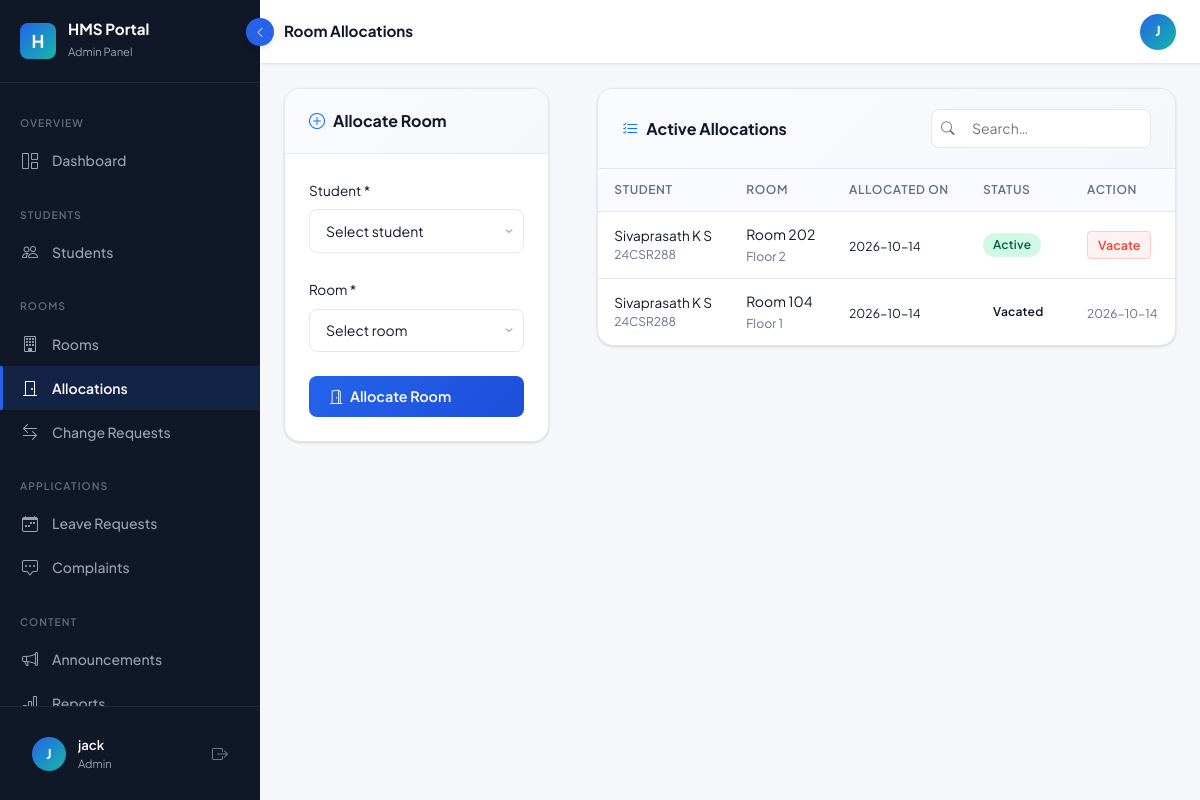
Page /admin/allocations (signed in) on the committed database.
### tables this page shows
CREATE TABLE Allocations (
    allocation_id   INTEGER PRIMARY KEY AUTOINCREMENT,
    student_id      INTEGER NOT NULL REFERENCES Students(student_id) ON DELETE CASCADE,
    room_id         INTEGER NOT NULL REFERENCES Rooms(room_id) ON DELETE CASCADE,
    allocation_date TEXT NOT NULL,
    vacate_date     TEXT,
    status          TEXT NOT NULL DEFAULT 'Active' CHECK(status IN ('Active','Vacated')),
    created_at      TEXT NOT NULL DEFAULT (datetime('now'))
);

CREATE TABLE Users (
    user_id       INTEGER PRIMARY KEY AUTOINCREMENT,
    email         TEXT NOT NULL UNIQUE,
    password_hash TEXT NOT NULL,
    role          TEXT NOT NULL DEFAULT 'student' CHECK(role IN ('admin','student')),
    full_name     TEXT NOT NULL,
    phone         TEXT,
    is_active     INTEGER NOT NULL DEFAULT 1,
    created_at    TEXT NOT NULL DEFAULT (datetime('now')),
    updated_at    TEXT NOT NULL DEFAULT (datetime('now'))
);

CREATE TABLE Students (
    student_id          INTEGER PRIMARY KEY AUTOINCREMENT,
    user_id             INTEGER NOT NULL UNIQUE REFERENCES Users(user_id) ON DELETE CASCADE,
    registration_number TEXT NOT NULL UNIQUE,
    department          TEXT,
    academic_year       TEXT,
    guardian_name       TEXT,
    guardian_phone      TEXT,
    address             TEXT,
    account_status      TEXT NOT NULL DEFAULT 'active' CHECK(account_status IN ('active','inactive','suspended')),
    joined_date         TEXT,
    created_at          TEXT NOT NULL DEFAULT (datetime('now'))
);

CREATE TABLE Rooms (
    room_id        INTEGER PRIMARY KEY AUTOINCREMENT,
    room_number    TEXT NOT NULL UNIQUE,
    floor          INTEGER NOT NULL DEFAULT 1,
    room_type      TEXT NOT NULL DEFAULT 'Single' CHECK(room_type IN ('Single','Double','Triple','Dormitory')),
    capacity       INTEGER NOT NULL DEFAULT 1,
    occupied_count INTEGER NOT NULL DEFAULT 0,
    status         TEXT NOT NULL DEFAULT 'Available' CHECK(status IN ('Available','Full','Maintenance','Closed')),
    created_at     TEXT NOT NULL DEFAULT (datetime('now')),
    updated_at     TEXT NOT NULL DEFAULT (datetime('now'))
);

### routes/admin_routes.py (the view)
@admin_bp.route('/allocations')
@admin_required
def allocations():
    all_allocs   = room_service.get_all_allocations()
    all_students = student_service.get_all_students()
    all_rooms    = room_service.get_all_rooms()
    return render_template('admin/allocations.html',
        allocations=all_allocs, students=all_students, rooms=all_rooms)

### models/db.py (called while the page is built, shortened)
def get_db_path():
    if os.environ.get('DATABASE_FILE'):
        return os.environ['DATABASE_FILE']

def get_db():
    if 'db' not in g:
        db_path = get_db_path()
        g.db = sqlite3.connect(
            db_path,
            detect_types=sqlite3.PARSE_DECLTYPES | sqlite3.PARSE_COLNAMES
        )
        g.db.row_factory = sqlite3.Row   # rows behave like dicts
        g.db.execute("PRAGMA foreign_keys = ON")
        try:
            g.db.execute("PRAGMA journal_mode = WAL")
        except sqlite3.OperationalError:
            g.db.execute("PRAGMA journal_mode = DELETE")
    return g.db

def _wrap_row(d):
    for k, v in d.items():
        if isinstance(v, str) and (k in DATE_KEYS or k.endswith('_date') or k.endswith('_at')):
            d[k] = DateString(v)
    return d

def fetchall(sql, params=()):
    cur = get_db().execute(sql, params)
    rows = cur.fetchall()
    return [_wrap_row(dict(r)) for r in rows]

### services/room_service.py (called while the page is built)
def get_all_rooms():
    return db.fetchall(
        "SELECT * FROM Rooms ORDER BY floor, room_number"
    )

def get_all_allocations():
    return db.fetchall(
        """SELECT a.*, s.registration_number, u.full_name,
                  r.room_number, r.floor, r.room_type
           FROM Allocations a
           JOIN Students s ON a.student_id = s.student_id
           JOIN Users u    ON s.user_id    = u.user_id
           JOIN Rooms r    ON a.room_id    = r.room_id
           ORDER BY a.created_at DESC"""
    )

### services/student_service.py (called while the page is built)
def get_all_students():
    return db.fetchall(
        """SELECT s.*, u.email, u.full_name, u.phone
           FROM Students s
           JOIN Users u ON s.user_id = u.user_id
           ORDER BY u.full_name"""
    )

### templates/admin/allocations.html (shortened to what this page needs)
{% extends "layouts/dashboard.html" %}
{% block page_title %}Room Allocations{% endblock %}
{% block sidebar_role %}Admin Panel{% endblock %}
{% block sidebar_nav %}{% include 'admin/_nav.html' %}{% endblock %}
{% block content %}
<div class="row g-5">
  <div class="col-lg-4">
    <div class="hms-card animate-fade-in-up">
      <div class="hms-card-header">
        <span class="hms-card-title"><i class="bi bi-plus-circle text-primary"></i> Allocate Room</span>
      </div>
      <div class="hms-card-body">
        <form method="POST" action="{{ url_for('admin.allocate_room') }}" novalidate>
          <div class="row g-4">
            <div class="col-12">
              <label class="form-label fw-600" style="font-size:0.85rem;">Student *</label>
              <select name="student_id" class="hms-input filter-select" required style="padding:0.65rem 1rem;">
                <option value="" disabled selected>Select student</option>
              </select>
            </div>
            <div class="col-12">
              <label class="form-label fw-600" style="font-size:0.85rem;">Room *</label>
              <select name="room_id" class="hms-input filter-select" required style="padding:0.65rem 1rem;">
                <option value="" disabled selected>Select room</option>
              </select>
            </div>
            <div class="col-12">
              <button type="submit" class="btn-hms-primary w-100" data-loading>
                <span class="btn-text"><i class="bi bi-door-open me-1"></i> Allocate Room</span>
              </button>
            </div>
          </div>
        </form>
      </div>
    </div>
  </div>
  <div class="col-lg-8">
    <div class="hms-card animate-fade-in-up stagger-2">
      <div class="hms-card-header">
        <span class="hms-card-title"><i class="bi bi-list-check text-primary"></i> Active Allocations</span>
        <div class="hms-search" style="width:220px;">
          <input type="text" class="hms-search-input" data-search-table="allocTable" placeholder="Search…" style="width:100%;"/>
        </div>
      </div>
      <div class="table-responsive-hms">
        {% set active = allocations | selectattr('status','equalto','Active') | list %}
        {% if active %}
        <table class="hms-table" id="allocTable">
          <thead>
            <tr><th>Student</th><th>Room</th><th>Allocated On</th><th>Status</th><th>Action</th></tr>
          </thead>
          <tbody>
          {% for a in allocations %}
          <tr>
            <td>
              <div class="fw-600" style="font-size:0.85rem;">{{ a.full_name }}</div>
              <div style="font-size:0.75rem;color:var(--hms-text-muted);">{{ a.registration_number }}</div>
            </td>
            <td class="fw-600">Room {{ a.room_number }}<br><small style="color:var(--hms-text-muted);font-weight:400;">Floor {{ a.floor }}</small></td>
            <td><small>{{ a.allocation_date }}</small></td>
            <td><span class="badge-hms badge-{{ a.status.lower() }}">{{ a.status }}</span></td>
            <td>
              {% if a.status == 'Active' %}
              <form method="POST" action="{{ url_for('admin.vacate_room', allocation_id=a.allocation_id) }}" style="display:inline;">
                <button type="submit" class="btn-danger-sm"
                        data-confirm="Vacate room for {{ a.full_name }}?">
                  Vacate
                </button>
              </form>
              {% else %}
              <span style="font-size:0.75rem;color:var(--hms-text-muted);">{{ a.vacate_date or '—' }}</span>
              {% endif %}
            </td>
          </tr>
          {% endfor %}
          </tbody>
        </table>
        {% else %}
        <div class="empty-state">
          <div class="empty-state-icon"><i class="bi bi-door-closed"></i></div>
          <div class="empty-state-title">No active allocations</div>
        </div>
        {% endif %}
      </div>
    </div>
  </div>
</div>
{% endblock %}

### static/css/main.css (style rules this page uses)
*, *::before, *::after { box-sizing: border-box; }
body { font-family: 'Plus Jakarta Sans', 'Inter', system-ui, -apple-system, sans-serif; background: var(--hms-bg); color: var(--hms-text); margin: 0; padding: 0; -webkit-font-smoothing: antialiased; }
.filter-select { border: 1.5px solid var(--hms-border); border-radius: var(--radius-sm); padding: 0.45rem 2rem 0.45rem 0.75rem; font-size: 0.875rem; background: var(--hms-surface); outline: none; appearance: none; background-repeat: no-repeat; background-position: right 8px center; cursor: pointer; transition: border-color var(--dur-fast); }
.btn-danger-sm { background: #FEF2F2; color: var(--hms-danger); border: 1px solid #FECACA; border-radius: var(--radius-xs); padding: 4px 10px; font-size: 0.78rem; font-weight: 600; cursor: pointer; transition: all var(--dur-fast); }
.table-responsive-hms { overflow-x: auto; border-radius: var(--radius-md); }

### rows in the picture
Allocations: full_name "Sivaprasath K S", registration_number "24CSR288", room_number "202", floor "2", allocation_date "2026-10-14", status "Active"
Allocations: full_name "Sivaprasath K S", registration_number "24CSR288", room_number "104", floor "1", allocation_date "2026-10-14", status "Vacated", vacate_date "2026-10-14"

### other values in the picture
{{ session.name[0]|upper if session.name else 'U' }} "J"
{{ session.name }} "jack"
{{ session.role|capitalize }} "Admin"
